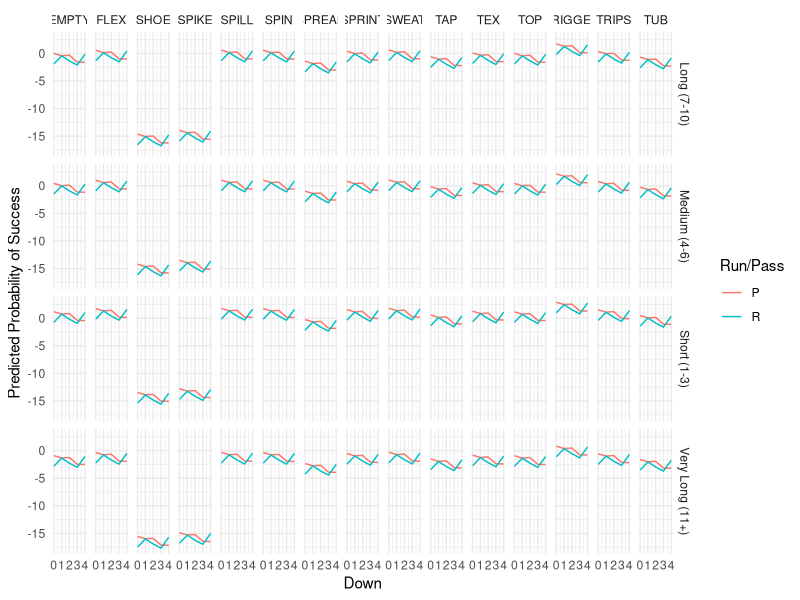

Generate this figure with R:
## ---- chunk 1
library(tidyverse)
## ---- chunk 2
endicott_2024 <- read_csv(here::here("data/endicott_2024.csv"))
norwich_2024 <- read_csv(here::here("data/norwich_2024.csv"))
wne_2024 <- read_csv(here::here("data/wne_2024.csv"))
union_2024 <- read_csv(here::here("data/union_2024.csv"))
rpi_2024 <- read_csv(here::here("data/rpi_2024.csv"))
hobart_2024 <- read_csv(here::here("data/hobart_2024.csv"))
rochester_2024 <- read_csv(here::here("data/rochester_2024.csv"))
ithaca_2024 <- read_csv(here::here("data/ithaca_2024.csv"))
buffstate_2024 <- read_csv(here::here("data/buffstate_2024.csv"))
## ---- chunk 3
union_2024 <- union_2024 |>
  select(-YEAR)
## ---- chunk 4
endicott_2024 <- endicott_2024 |>
  mutate(OPPONENT = "endicott", YEAR = "2024") 
  
norwich_2024 <- norwich_2024 |>
  mutate(OPPONENT = "norwich", YEAR = "2024") 

wne_2024 <- wne_2024 |>
  mutate(OPPONENT = "wne", YEAR = "2024") 

union_2024 <- union_2024 |>
  mutate(OPPONENT = "union", YEAR = "2024") 

rpi_2024 <- rpi_2024 |>
  mutate(OPPONENT = "rpi", YEAR = "2024") 

hobart_2024 <- hobart_2024 |>
  mutate(OPPONENT = "hobart", YEAR = "2024") 

rochester_2024 <- rochester_2024 |>
  mutate(OPPONENT = "rochester", YEAR = "2024") 

ithaca_2024 <- ithaca_2024|>
  mutate(OPPONENT = "ithaca", YEAR = "2024") 

buffstate_2024 <- buffstate_2024 |>
  mutate(OPPONENT = "buffstate", YEAR = "2024") 
## ---- chunk 5
`2024_Season` <- rbind(endicott_2024, norwich_2024, wne_2024, union_2024, rpi_2024, hobart_2024, rochester_2024, ithaca_2024, buffstate_2024)
## ---- chunk 6
`2024_Season` <- `2024_Season` |>
  select(
    OPPONENT, YEAR, "PLAY #", DN, DIST, "YARD LN", HASH, "GN/LS", "R/P", HASH, "FORMATION FAMILY", "OFF FORM", BACKFIELD, MOTION, "FORMATION TAG", PROTECTION, "PLAY RESULT"
  )
## ---- chunk 7
 `2024_Season` <- `2024_Season` |>
    mutate(
      SUCCESSFUL = case_when(
        DN == 0 & `GN/LS` >= (0.4 * DIST) ~ 1,                     
        DN == 1 & `GN/LS` >= (0.4 * DIST) ~ 1,
        DN == 2 & `GN/LS` >= (0.6 * DIST) ~ 1,
        DN == 3 & `GN/LS` >= (DIST) ~ 1,
        DN == 4 & `GN/LS` >= (DIST) ~ 1,
        TRUE ~ 0
      )
    )
## ---- chunk 8
`2024_Season` <- `2024_Season` |>
  mutate(
    SITUATION = case_when(
      DIST <= 3 ~ "Short (1-3)",
      DIST <= 6 ~ "Medium (4-6)",
      DIST <= 10 ~ "Long (7-10)",
      TRUE ~ "Very Long (11+)"
    )
  ) 
## ---- chunk 9
success_by_situation <- `2024_Season` |>
  group_by(DN, SITUATION) |>
  summarise(
    plays = n(),
    success_rate = mean(SUCCESSFUL, na.rm = TRUE)
  ) |>
  arrange(DN, desc(success_rate))

success_by_situation
## ---- chunk 10
success_by_run_pass <- `2024_Season` |>
  group_by(`R/P`) |>
  summarise(
    plays = n(),
    success_rate = mean(SUCCESSFUL, na.rm = TRUE)
  ) |>
  arrange(success_rate)

success_by_run_pass
## ---- chunk 11
success_by_formation <- `2024_Season` |>
  group_by(`FORMATION FAMILY`) |>
  summarise(
    plays = n(),
    success_rate = mean(SUCCESSFUL, na.rm = TRUE)
  ) |>
  arrange(success_rate)
  
success_by_formation  
  
## ---- chunk 12
success_by_situation_formation <- `2024_Season` |>
  group_by(`FORMATION FAMILY`, SITUATION) |>
  summarise(
    plays = n(),
    success_rate = mean(SUCCESSFUL, na.rm = TRUE),
    .groups = "drop"
  ) |>
  arrange(`FORMATION FAMILY`, SITUATION)

success_by_situation_formation
## ---- chunk 13
logrun <- glm(SUCCESSFUL ~ `R/P`, data = `2024_Season`, family = binomial)

logsituation <- glm(SUCCESSFUL ~ SITUATION, data = `2024_Season`, family = binomial)

logdn <- glm(SUCCESSFUL ~ factor(DN), data = `2024_Season`, family = binomial)

logformation <- glm(SUCCESSFUL ~ `FORMATION FAMILY`, data = `2024_Season`, family = binomial)

logmodel1 <- glm(SUCCESSFUL ~ factor(`R/P`) + factor(SITUATION) + factor(DN) + factor(`FORMATION FAMILY`), data = `2024_Season`, family = binomial)

logmodel2 <- glm(SUCCESSFUL ~ factor(`R/P`) * factor(DN) + factor(SITUATION) + factor(`FORMATION FAMILY`), data = `2024_Season`, family = binomial)

logmodel3 <- glm(SUCCESSFUL ~ factor(`R/P`) * factor(DN) + factor(SITUATION) * factor(`FORMATION FAMILY`), data = `2024_Season`, family = binomial)

logmodel4 <- glm(SUCCESSFUL ~ factor(`R/P`) * factor(`FORMATION FAMILY`) + factor(DN) + factor(SITUATION), data = `2024_Season`, family = binomial)

logmodel5 <- glm(SUCCESSFUL ~ factor(`R/P`) * factor(SITUATION) + factor(DN) + factor(`FORMATION FAMILY`), data = `2024_Season`, family = binomial)

## ---- chunk 14
summary(logrun)
## ---- chunk 15
summary(logsituation)
## ---- chunk 16
summary(logdn)
## ---- chunk 17
summary(logformation)
## ---- chunk 18
AIC(logrun, logsituation, logdn, logformation, logmodel1, logmodel2)
## ---- chunk 19
AIC(logmodel1, logmodel2, logmodel3, logmodel4, logmodel5)
## ---- chunk 20
install.packages("broom")
## ---- chunk 21
library(modelr)
library(broom)

grid <- `2024_Season` |>
  data_grid(
    `R/P` = c("R", "P"),
    DN = c(0, 1, 2, 3, 4),
    SITUATION = c("Short (1-3)", "Medium (4-6)", "Long (7-10)", "Very Long (11+)"),
    `FORMATION FAMILY` = c("EMPTY", "FLEX", "SHOE", "SPIKE", "SPILL", "SPIN", "SPREAD", "SPRINT", "SWEAT", "TAP", "TEX", "TOP", "TRIGGER", "TRIPS", "TUB")
  )

aug_surv <- augment(logmodel2, newdata = grid,
                    se_fit = TRUE)
## ---- chunk 22
ggplot(aug_surv, aes(x = DN, y = .fitted, color = `R/P`)) +
  geom_line() +
  facet_grid(SITUATION ~ `FORMATION FAMILY`) +
  labs(
    y = "Predicted Probability of Success",
    x = "Down",
    color = "Run/Pass"
  ) +
  theme_minimal()
